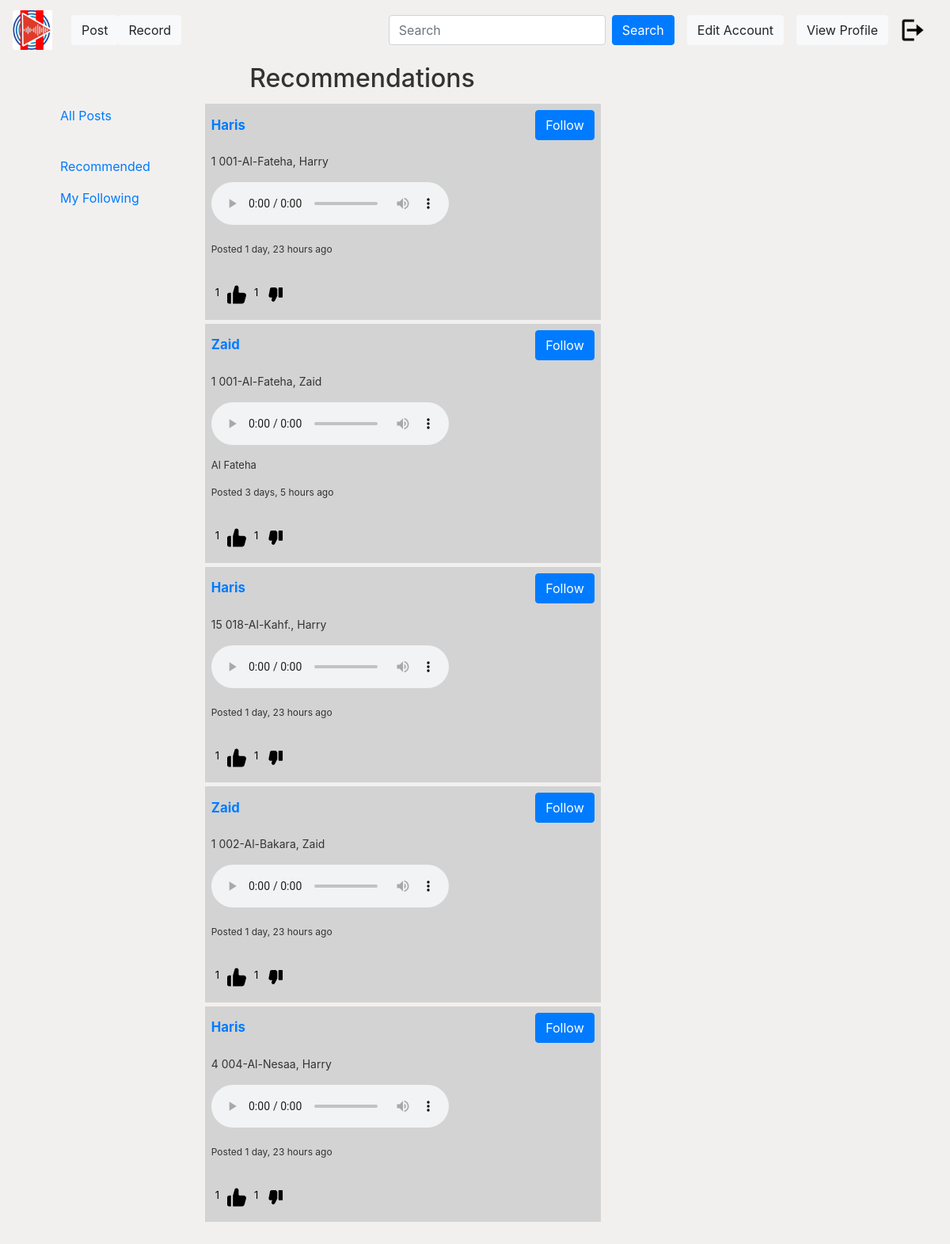
Screenshot of /recommendations/ (signed in) with the database file from the repository.
### user/models.py (models this page shows)
class Post(models.Model):
    juza=models.CharField(max_length=100,blank=True,null=True)
    surah= models.CharField(max_length=100,blank=True,null=True)
    reader= models.CharField(max_length=100,blank=True,null=True)
    file = models.FileField(upload_to="posts")
    content = models.TextField(max_length=1000)
    date_posted = models.DateTimeField(default=timezone.now)
    author = models.ForeignKey(User, on_delete=models.CASCADE)
    def like_count(self):
        return self.likes_dislikes.filter(like=True).count()
    def dislike_count(self):
        return self.likes_dislikes.filter(dislike=True).count()

### user/views.py (the view)
# urls.py: path('recommendations/', recommendation_view, name='recommendations'),
@login_required
def recommendation_view(request):
    user_id = request.GET.get('user_id', None)
    items = Post.objects.all()
    file_path = 'user/models/hybrid_recommendations.h5'
    try:
        with h5py.File(file_path, 'r') as file:
            if 'user_data' in file and user_id in file['user_data'] and 'item_data' in file and items in file['item_data']:
                user_predictions = file['user_data'][user_id][:]
                item_related = file['item_data'][items][:]
                recommended_items = process_predictions(user_predictions)
            else:
                recommended_items = get_random_items()
        return render(request, 'user/recommendations.html', {'recommended_items': recommended_items})
    except Exception as e:
        return render(request, 'error.html', {'message': str(e)})

### user/views.py (called while the page is built)
def get_random_items():
    all_posts = list(Post.objects.all())
    random.shuffle(all_posts)
    top_random_posts = all_posts[:10]
    return top_random_posts

### user/templates/user/recommendations.html (shortened to what this page needs)
{% extends "user/base.html" %} {% block content %}
<h2 class="text-center">Recommendations</h2>
<div class="row">
  <div class="col-md-3">
    {% include 'user/sidebar.html' %}
  <div class="col-md-3">
    {% if recommended_items %} {% for post in recommended_items %}
    <div
      class="level-item has-text-centered "
      style="background-color: lightgray; padding: 8px; margin-top: 5px; width: 500px;"
    >
      <p style="font-size: 14px;" class="d-flex flex-row justify-content-between ">
        <a href="{% url 'profile' post.author.id%}" class="align-content-center" style="font-size: larger;">
          <strong>
            {{ post.author.username | title}}
          </strong>
        </a>
        {%if user.is_authenticated%}
        <a href="/follow/{{ post.author.id }}/" class="btn btn-primary align-left">Follow</a></p>
        {%endif%}
      <p style="font-size: 14px">
        {{ post.juza }} {{ post.surah }}, {{ post.reader }}
      </p>
      <audio controls>
        <source src="/media/{{ post.file }}" type="audio/mpeg" />
        <source src="/media/{{ post.file }}" type="audio/webm" />
      </audio>
      <div class="row">
        <div class="col-md-8">
          <p style="font-size: 13px; margin-top: 10px">{{ post.content }}</p>
          <p style="font-size: 12px; margin-top: 10px">
            Posted {{ post.date_posted|timesince }} ago
          </p>
        </div>
        <div class="col-md-4" style="margin-top: 20px; margin-left: 20px">
          <div class="row">
            <a class="like-btn" data-post-id="{{ post.id }}">
              <p id="like-count-{{ post.id }}">{{ post.like_count }}</p>
            </a>
            <a class="dislike-btn" data-post-id="{{ post.id }}">
              <p id="dislike-count-{{ post.id }}">{{ post.dislike_count }}</p>
            </a>
          </div>
        </div>
      </div>
    </div>
    {% endfor %} {% else %}
    <p>No Post found.</p>
    {% endif %}
  </div>
  <header class="site-header">
    <nav class="navbar navbar-expand-md navbar-dark bg-steel fixed-top">
        <a class="navbar-brand mr-4" href="{% url 'site-homepage' %}">{% load static %} <img
                src="{% static 'user/media/NewLogo_3.png' %}" class="rounded-left" alt="logo" width=50px
                height=50px /></a>
        <a href="{% url 'post_form' %}" class="btn btn-light">Post</a>
        <a href="{% url 'record' %}" class="btn btn-light">Record</a>
        <div class="collapse navbar-collapse" id="navbarToggle">
            <form class="d-flex" role="search" action="{% url 'searchpage' %}" method="GET">
                <input class="form-control me-2" type="search" placeholder="Search" name="q" required
                    aria-label="Search" />
                <button class="btn btn-primary align-left ml-2" type="submit">
                    Search
                </button>
            </form>
            <a type="button" href="{% url 'site-editacc' %}" class="btn btn-light ml-3">Edit Account</a>
            <a type="button" href="{% url 'profile' user.id %}" class="btn btn-light ml-3">View Profile</a>
        </div>
        {% if user.is_authenticated %}
        <a class="nav-item nav-link" href="{% url 'site-user-logout' %}">{% load static %} <img
                src="{% static 'user/media/logout.png' %}" width=30px height=30px</a>
            {% endif%}
    </nav>
</header>
  {% endblock content %}

### user/static/user/name.css (style rules this page uses)
body { background:#f2f0ee; color: #333333; margin-top: 5rem; }

### user/templates/user/recommendations.html (style rules this page uses)
.like-btn { flex-direction: row; display: flex; }
.like-btn p { margin-right: 10px; font-size: 13px; color: black; text-decoration: none; }
.dislike-btn { flex-direction: row; display: flex; }
.dislike-btn p { margin-right: 10px; margin-left: 10px; font-size: 13px; color: black; text-decoration: none; }

### rows the page displays
Post: author.username "Haris", juza "1", surah "001-Al-Fateha", reader "Harry", date_posted "1 day, 23 hours", like_count "1", dislike_count "1"
Post: author.username "Zaid", juza "1", surah "001-Al-Fateha", reader "Zaid", content "Al Fateha", date_posted "3 days, 5 hours", like_count "1", dislike_count "1"
Post: author.username "Haris", juza "15", surah "018-Al-Kahf.", reader "Harry", date_posted "1 day, 23 hours", like_count "1", dislike_count "1"
Post: author.username "Zaid", juza "1", surah "002-Al-Bakara", reader "Zaid", date_posted "1 day, 23 hours", like_count "1", dislike_count "1"
Post: author.username "Haris", juza "4", surah "004-Al-Nesaa", reader "Harry", date_posted "1 day, 23 hours", like_count "1", dislike_count "1"
